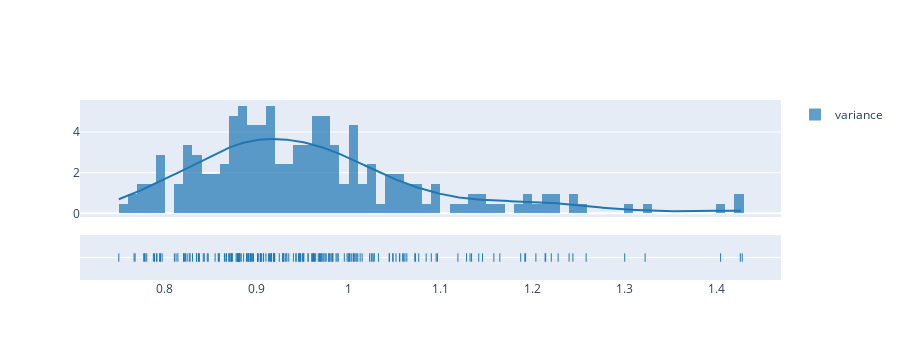

The cell this chart's notebook holds for it:
### Code cell
# Check and plot the variance of the vertices
data_var = np.var(data_fsnative_,axis=-1)

import plotly.figure_factory as ff
import numpy as np

x = data_var
hist_data = [x]
group_labels = ['variance'] # name of the dataset

fig = ff.create_distplot(hist_data, group_labels,bin_size=.01)
fig.show()

### Figure 1 — Plotly figure (JSON) as saved in the notebook; plotly's stock layout.template omitted (floating-point values rounded to 4 significant figures; data arrays with more than 128 entries replaced by an {"elided": "..."} marker saying what was removed)
{"data": [{"histnorm": "probability density", "legendgroup": "variance", "marker": {"color": "rgb(31, 119, 180)"}, "name": "variance", "opacity": 0.7, "type": "histogram", "x": {"elided": "208 float values"}, "xaxis": "x", "xbins": {"end": 1.428, "size": 0.01, "start": 0.75}, "yaxis": "y"}, {"legendgroup": "variance", "marker": {"color": "rgb(31, 119, 180)"}, "mode": "lines", "name": "variance", "showlegend": false, "type": "scatter", "x": {"elided": "500 float values"}, "xaxis": "x", "y": {"elided": "500 float values"}, "yaxis": "y"}, {"legendgroup": "variance", "marker": {"color": "rgb(31, 119, 180)", "symbol": "line-ns-open"}, "mode": "markers", "name": "variance", "showlegend": false, "type": "scatter", "x": {"elided": "208 float values"}, "xaxis": "x", "y": {"elided": "208 str values"}, "yaxis": "y2"}], "layout": {"barmode": "overlay", "height": 360, "hovermode": "closest", "legend": {"traceorder": "reversed"}, "xaxis": {"anchor": "y2", "autorange": true, "domain": [0, 1], "range": [0.7106, 1.468], "type": "linear", "zeroline": false}, "yaxis": {"anchor": "free", "autorange": true, "domain": [0.35, 1], "position": 0, "range": [-0.1815, 5.576], "type": "linear"}, "yaxis2": {"anchor": "x", "autorange": true, "domain": [0, 0.25], "dtick": 1, "range": [-1, 1], "showticklabels": false, "type": "category"}}}
